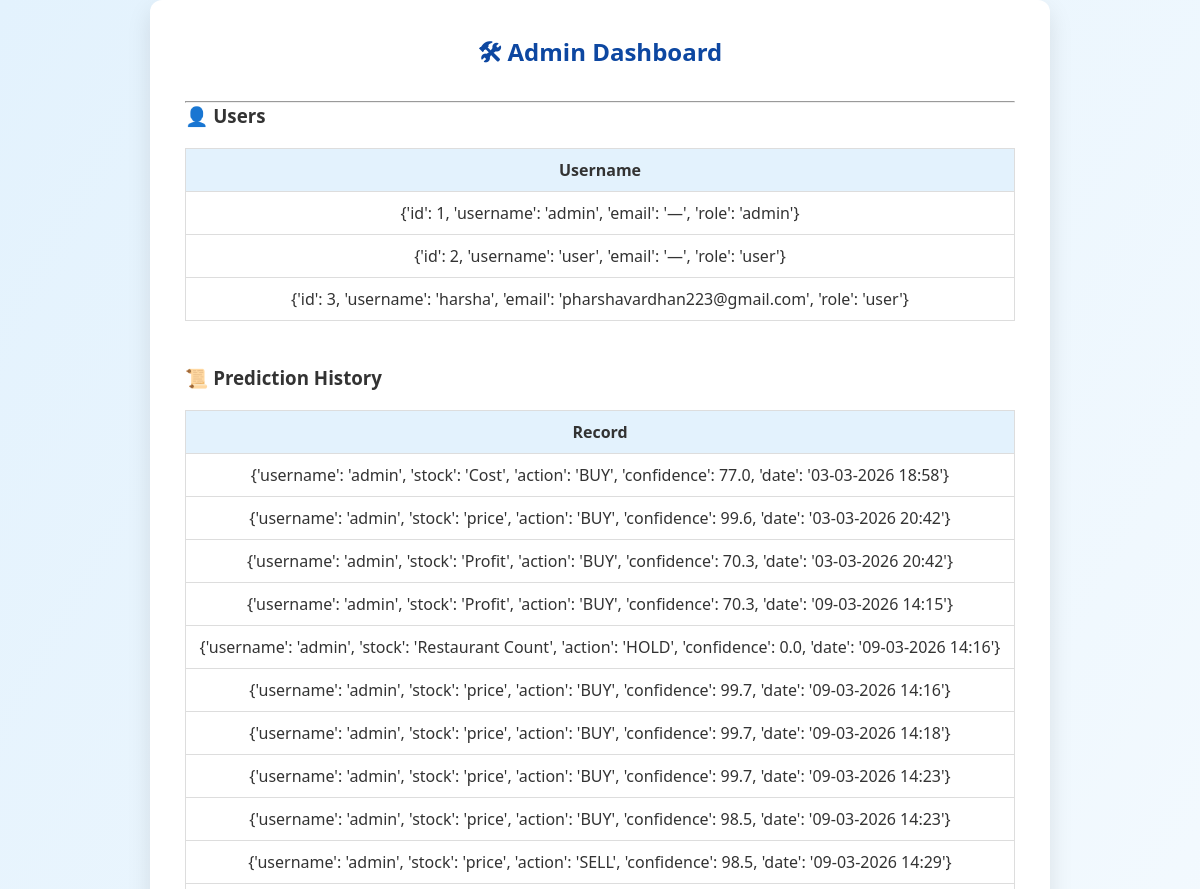
Page /admin (signed in, upper part) on the earlier database version.
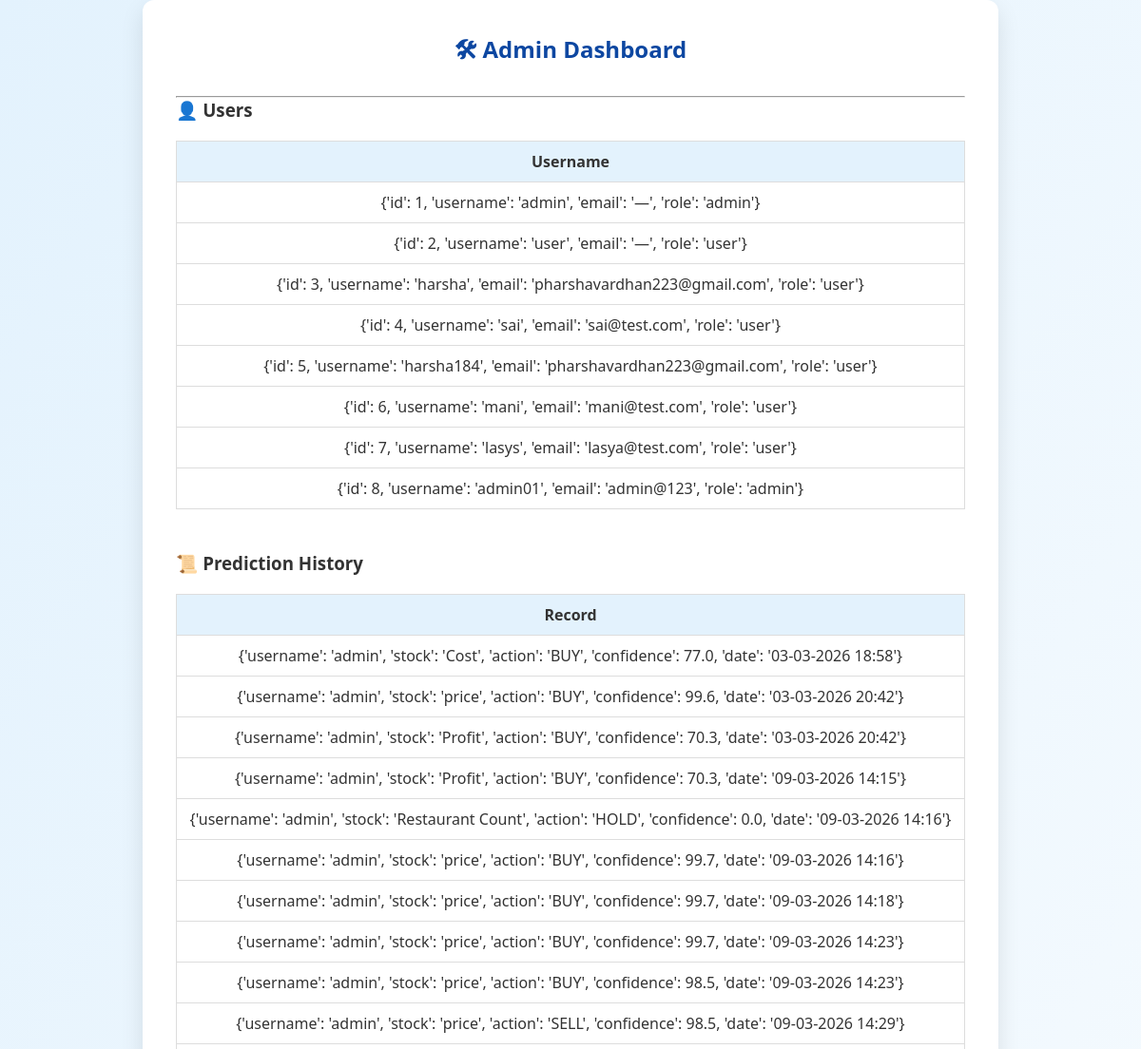
Same page on the later database version.
### tables this page shows
CREATE TABLE users (
            id         INTEGER PRIMARY KEY AUTOINCREMENT,
            username   TEXT UNIQUE NOT NULL,
            password   TEXT NOT NULL,
            email      TEXT,
            role       TEXT DEFAULT 'user',
            created_at TIMESTAMP DEFAULT CURRENT_TIMESTAMP
        , first_name TEXT, last_name TEXT);

### backend/app.py (the view)
@app.route("/admin")
def admin_panel():
    if "user" not in session:
        return redirect(url_for("login"))
    if session.get("role") != "admin":
        return "Access Denied", 403
    users = []
    try:
        conn = sqlite3.connect("data/users.db")
        c = conn.cursor()
        c.execute("SELECT id, username, email, role FROM users ORDER BY id")
        users = [{"id": r[0], "username": r[1], "email": r[2] or "—", "role": r[3] or "user"} for r in c.fetchall()]
        conn.close()
    except Exception as e:
        print("Admin users error:", e)
    history = []
    if os.path.exists("data/history.csv"):
        try:
            df = pd.read_csv("data/history.csv")
            history = df.to_dict(orient="records")
        except Exception as e:
            print("Admin history error:", e)
    total_predictions = len(history)
    buy_count = sum(1 for h in history if str(h.get("action", "")).upper() == "BUY")
    sell_count = sum(1 for h in history if str(h.get("action", "")).upper() == "SELL")
    hold_count = sum(1 for h in history if str(h.get("action", "")).upper() == "HOLD")
    train_info = {}
    try:
        from backend.utils.auto_train import get_last_train_info
        train_info = get_last_train_info()
    except Exception:
        pass
    return render_template("admin.html", users=users, history=history, total_predictions=total_predictions,
                           buy_count=buy_count, sell_count=sell_count, hold_count=hold_count, train_info=train_info)

### backend/utils/auto_train.py (called while the page is built)
def get_last_train_info() -> dict:
    info = {
        "model_exists":   os.path.exists(MODEL_PATH),
        "last_trained":   "Never",
        "model_age_hrs":  None,
        "log_tail":       [],
    }
    if os.path.exists(MODEL_PATH):
        mtime = datetime.datetime.fromtimestamp(os.path.getmtime(MODEL_PATH))
        age   = datetime.datetime.now() - mtime
        info["last_trained"]  = mtime.strftime("%Y-%m-%d %H:%M:%S")
        info["model_age_hrs"] = round(age.total_seconds() / 3600, 1)
    if os.path.exists(TRAIN_LOG_PATH):
        with open(TRAIN_LOG_PATH) as f:
            lines = f.readlines()
        info["log_tail"] = [l.strip() for l in lines[-15:]]
    return info

### backend/templates/admin.html (shortened to what this page needs)
<!DOCTYPE html>
<html>
<head>
    <link rel="stylesheet"
          href="{{ url_for('static', filename='css/style.css') }}">
</head>
<body>
<div class="container">
<h2>🛠 Admin Dashboard</h2>
<hr>
<h3>👤 Users</h3>
<table border="1" width="100%">
<tr>
    <th>Username</th>
</tr>
{% for user in users %}
<tr>
    <td>{{ user }}</td>
</tr>
{% endfor %}
</table>
<br><br>
<h3>📜 Prediction History</h3>
<table border="1" width="100%">
<tr>
    <th>Record</th>
</tr>
{% for row in history %}
<tr>
    <td>{{ row }}</td>
</tr>
{% endfor %}
</table>
<br>
</div>
</body>
</html>

### backend/static/css/style.css (style rules this page uses)
* { margin: 0; padding: 0; box-sizing: border-box; font-family: "Segoe UI", Arial, sans-serif; }
body { background: linear-gradient(120deg, #e3f2fd, #ffffff); min-height: 100vh; display: flex; justify-content: center; align-items: center; color: #333; }
.container { background: white; width: 100%; max-width: 900px; padding: 35px; border-radius: 12px; box-shadow: 0 10px 25px rgba(0,0,0,0.1); animation: fadeIn 0.8s ease-in-out; }
h2 { text-align: center; margin-bottom: 25px; color: #0d47a1; font-weight: 600; }
table { width: 100%; border-collapse: collapse; margin-top: 20px; }
table th, table td { padding: 10px; border: 1px solid #ddd; text-align: center; }
table th { background: #e3f2fd; font-weight: 600; }

Differences in the rows shown:
added users: user "{'id': 4, 'username': 'sai', 'email': 'sai@test.com', 'role': 'user'}"
added users: user "{'id': 5, 'username': 'harsha184', 'email': 'pharshavardhan223@gmail.com', 'role': 'user'}"
added users: user "{'id': 6, 'username': 'mani', 'email': 'mani@test.com', 'role': 'user'}"
added users: user "{'id': 7, 'username': 'lasys', 'email': 'lasya@test.com', 'role': 'user'}"
added users: user "{'id': 8, 'username': 'admin01', 'email': 'admin@123', 'role': 'admin'}"
